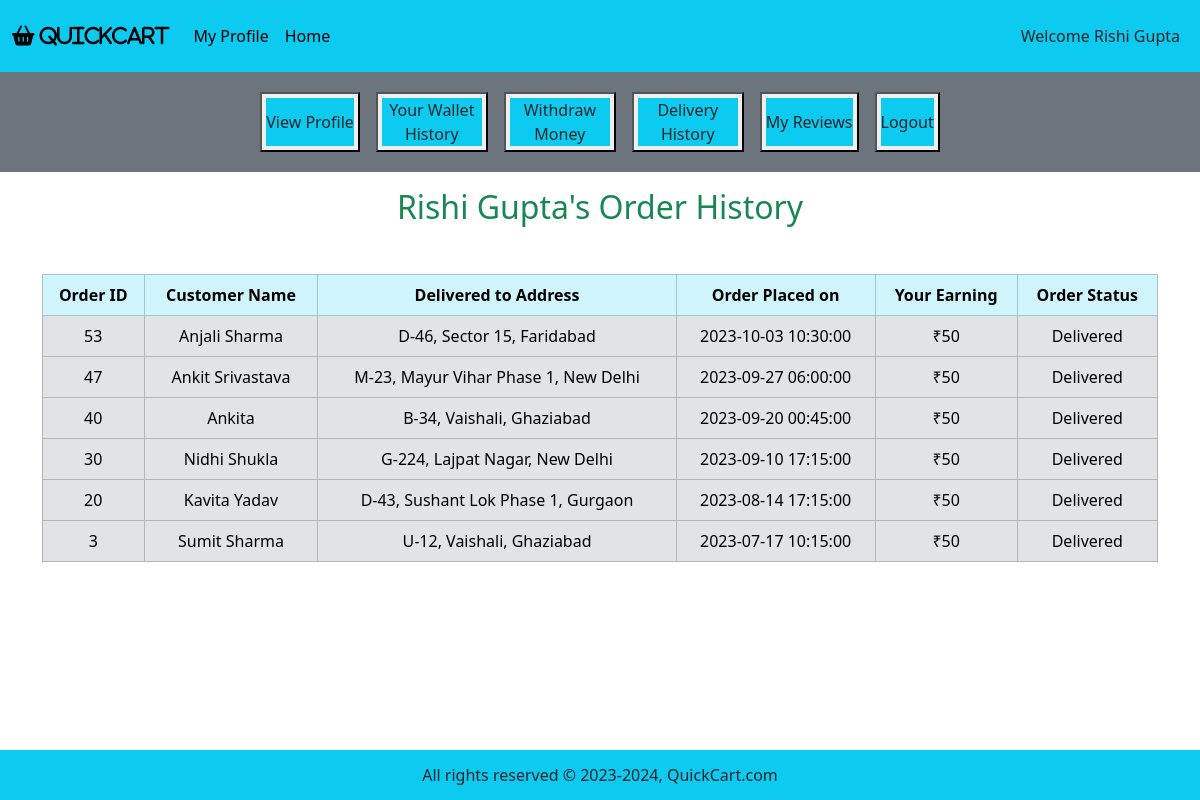
Before: /agent_mode/profile_page.php?agent_id=3&history with the older database file.
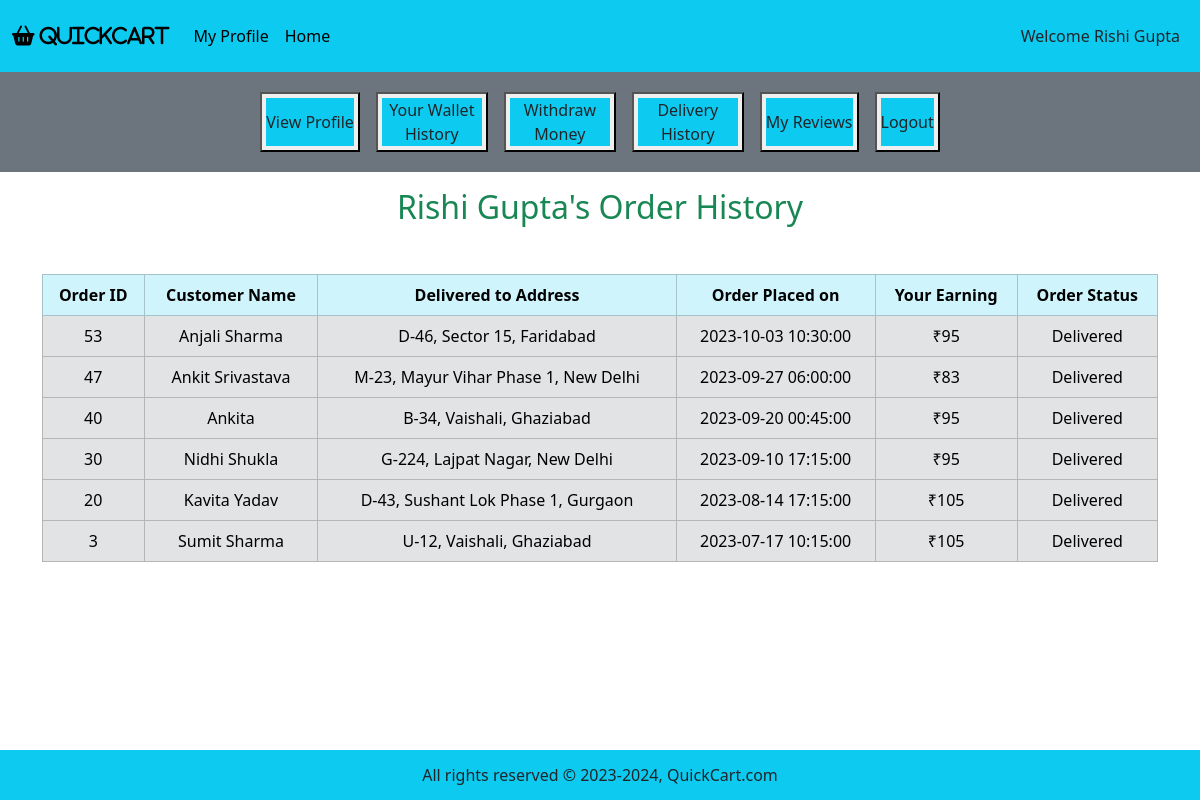
After: the same page with the newer database file.
### tables this page shows
CREATE TABLE IF NOT EXISTS deliveryAgent (
	agentID INT AUTO_INCREMENT PRIMARY KEY,
    first_name VARCHAR(50) NOT NULL,
    last_name VARCHAR(50),
    availabilityStatus VARCHAR(20) NOT NULL DEFAULT "Offline",  
    phone_no BIGINT UNIQUE NOT NULL,  
    email VARCHAR(100) UNIQUE NOT NULL,
    password VARCHAR(50) NOT NULL,
    dob DATE NOT NULL,
    age INT DEFAULT 0  
);

CREATE TABLE IF NOT EXISTS `order` (
	orderID INT AUTO_INCREMENT PRIMARY KEY,
    status VARCHAR(20) NOT NULL DEFAULT "Confirmed",  
    total_price DECIMAL(10, 2) NOT NULL,
    time TIMESTAMP NOT NULL DEFAULT CURRENT_TIMESTAMP,
    location VARCHAR(255) NOT NULL,
    agentPayment INT NOT NULL DEFAULT 50,
    customerID INT NOT NULL,
    agentID INT NOT NULL,
    FOREIGN KEY (customerID) REFERENCES customer(customerID),  
    FOREIGN KEY (agentID) REFERENCES deliveryAgent(agentID)  
);

CREATE TABLE IF NOT EXISTS customer (
	customerID INT AUTO_INCREMENT PRIMARY KEY, 
    first_name VARCHAR(50) NOT NULL,  
    last_name VARCHAR(50),
    address_street VARCHAR(100) NOT NULL,  
	address_city VARCHAR(50) NOT NULL,
	address_state VARCHAR(50) NOT NULL,
    pincode INT NOT NULL,
    phone_no BIGINT UNIQUE NOT NULL,  
    email VARCHAR(100) UNIQUE NOT NULL,
    password VARCHAR(50) NOT NULL,
    dob DATE NOT NULL,
    age INT DEFAULT 0,  
    gender VARCHAR(10)
);

### agent_mode/agent_history.php (the view, shortened to what this page needs)
<?php
$fetch_orders = "SELECT * FROM `order` WHERE agentID = $agent_id AND status = 'Delivered' ORDER BY orderID DESC;";
$result_fetch = mysqli_query($con, $fetch_orders);
$num_of_rows = mysqli_num_rows($result_fetch);
if ($num_of_rows == 0) {
    echo "<h2 class='text-center text-danger'> Deliver orders to view history! </h2>";
} else {
    ?>
    <h2 class="text-center text-success"><?php echo "$agent_name's Order History"; ?></h2>
    <table class="table table-bordered mt-5">
        <thead class="table-info text-center text-white">
            <tr>
                <th>Order ID</th>
                <th>Customer Name</th>
                <th>Delivered to Address</th>
                <th>Order Placed on</th>
                <th>Your Earning</th>
                <th>Order Status</th>
            </tr>
        </thead>
        <tbody class="table-secondary text-white">
            <?php
            while ($fetch_row = mysqli_fetch_assoc($result_fetch)) {
                $order_id = $fetch_row["orderID"];
                $order_location = $fetch_row["location"];
                $order_time = $fetch_row["time"];
                $order_custID = $fetch_row["customerID"];
                $order_agentPayment = $fetch_row["agentPayment"];
                $order_status = $fetch_row["status"];
                ?>
                <tr class='text-center align-middle'>
                    <td>
                        <?php echo $order_id; ?>
                    </td>
                    <td>
                        <?php
                        $get_cust = "SELECT * FROM customer WHERE customerID = $order_custID;";
                        $result_get = mysqli_query($con, $get_cust);
                        $row_cust = mysqli_fetch_assoc($result_get);
                        $cust_fname = $row_cust['first_name'];
                        $cust_lname = $row_cust['last_name'];
                        if ($cust_lname === null) {
                            $cust_name = $cust_fname;
                        } else {
                            $cust_name = $cust_fname . ' ' . $cust_lname;
                        }
                        echo $cust_name;
                        ?>
                    </td>
                    <td>
                        <?php echo $order_location; ?>
                    </td>
                    <td>
                        <?php echo $order_time; ?>
                    </td>
                    <td>
                        <?php echo "₹$order_agentPayment"; ?>
                    </td>
                    <td>
                        <?php echo $order_status; ?>
                    </td>
                </tr>
                <?php
            }
            ?>
        </tbody>
    </table>
    <?php
}
?>

### agent_mode/profile_page.php (shortened to what this page needs)
<?php
include ('../includes/connect.php');
if (isset ($_GET['agent_id'])) {
    $agent_id = $_GET['agent_id'];
    $get_data = "SELECT * FROM deliveryAgent WHERE agentID = $agent_id;";
    $result_get = mysqli_query($con, $get_data);
    $row_data = mysqli_fetch_assoc($result_get);
    $agent_id = $row_data["agentID"];
    $agent_fname = $row_data['first_name'];
    $agent_lname = $row_data['last_name'];
    $agent_status = $row_data['availabilityStatus'];
    if ($agent_lname === null) {
        $agent_name = $agent_fname;
    } else {
        $agent_name = $agent_fname . ' ' . $agent_lname;
    }
    if ($agent_status == "Offline") {
        $nextPage = "offlineHome";
    } else {
        $nextPage = "home";
    }
}
?>
<!DOCTYPE html>
<html lang="en">
<head>
    <link href="https://cdn.jsdelivr.net/npm/bootstrap@5.3.3/dist/css/bootstrap.min.css" rel="stylesheet"
>
    <link rel="stylesheet" href="https://cdnjs.cloudflare.com/ajax/libs/font-awesome/6.5.1/css/all.min.css"
 />
    <link rel="stylesheet" href="../style.css">
</head>
<body>
    <div class="container-fluid p-0">
        <nav class="navbar navbar-expand-lg bg-info">
            <div class="container-fluid">
                <a class="navbar-brand" href="#"><i class="fa fa-shopping-basket" aria-hidden="true"> QuickCart</i></a>
                <div class="collapse navbar-collapse" id="navbarSupportedContent">
                    <ul class="navbar-nav me-auto mb-2 mb-lg-0">
                        <li class="nav-item">
                            <a class="nav-link active" aria-current="page"
                                href='profile_page.php?agent_id=<?php echo "$agent_id"; ?>'>My Profile</a>
                        </li>
                        <li class="nav-item">
                            <a class="nav-link active" aria-current="page"
                                href="index.php?agent_id=<?php echo "$agent_id" . '&' . $nextPage; ?>">Home</a>
                        </li>
                </div>
                <nav class="navbar navbar-expand-lg">
                    <ul class="navbar-nav">
                        <li class="nav-item">
                            <a href="" class="nav-link text-dark">Welcome
                                <?php echo "$agent_name"; ?>
                            </a>
                        </li>
                    </ul>
                </nav>
            </div>
        </nav>
        <div class="row">
            <div class="col-md-12 bg-secondary p-1 align-items-center">
                <div class="button text-center">
                    <button class="my-3 mx-2"><a
                            href="profile_page.php?agent_id=<?php echo "$agent_id"; ?>&view_profile"
                            class="nav-link text-dark bg-info my-1 mx-1">View Profile</a></button>
                    <button class="my-3 mx-2"><a
                            href="profile_page.php?agent_id=<?php echo "$agent_id"; ?>&wallet_history"
                            class="nav-link text-dark bg-info my-1 mx-1">Your Wallet History</a></button>
                    <button class="my-3 mx-2"><a href="profile_page.php?agent_id=<?php echo "$agent_id"; ?>&top_up"
                            class="nav-link text-dark bg-info my-1 mx-1">Withdraw Money</a></button>
                    <button class="my-3 mx-2"><a href="profile_page.php?agent_id=<?php echo "$agent_id"; ?>&history"
                            class="nav-link text-dark bg-info my-1 mx-1">Delivery History</a></button>
                    <button class="my-3 mx-2"><a
                            href="profile_page.php?agent_id=<?php echo "$agent_id"; ?>&view_reviews"
                            class="nav-link text-dark bg-info my-1 mx-1">My Reviews</a></button>
                    <button class="my-3 mx-2"><a href="../start.php"
                            class="nav-link text-dark bg-info my-1 mx-1">Logout</a></button>
                </div>
            </div>
        </div>
        <div class="container my-3">
            <?php
            if (isset ($_GET['history'])) {
                include ('agent_history.php');
            }
            ?>
        </div>
        <?php
        include ("../includes/footer.php");
        ?>
    </div>
</body>
</html>

### includes/footer.php (shortened to what this page needs)
<!DOCTYPE html>
<html lang="en">
<head>
</head>
<body>
    <div class="content">
    </div>
    <div class="footer bg-info text-dark">
        All rights reserved © 2023-2024, QuickCart.com
    </div>
</body>
</html>

### style.css (style rules this page uses)
* { margin: 0; padding: 0; box-sizing: border-box; }

### agent_mode/profile_page.php (style rules this page uses)
body { overflow-x: hidden; }
.button { display: flex; justify-content: center; }
.button .nav-link { white-space: normal; max-width: 100px; min-height: 48px; text-align: center; display: flex; align-items: center; margin: 10px; }

### includes/footer.php (style rules this page uses)
body { margin: 0; padding: 0; min-height: 100vh; position: relative; }
.content { padding-bottom: 50px; }
.footer { position: absolute; bottom: 0; width: 100%; height: 50px; background-color: #3498db; color: #fff; text-align: center; line-height: 50px; }

Changed rows visible on the page:
changed order "D-46, Sector 15, Faridabad": agentPayment "50" → "95"
changed order "M-23, Mayur Vihar Phase 1, New Delhi": agentPayment "50" → "83"
changed order "B-34, Vaishali, Ghaziabad": agentPayment "50" → "95"
changed order "G-224, Lajpat Nagar, New Delhi": agentPayment "50" → "95"
changed order "D-43, Sushant Lok Phase 1, Gurgaon": agentPayment "50" → "105"
changed order "U-12, Vaishali, Ghaziabad": agentPayment "50" → "105"
